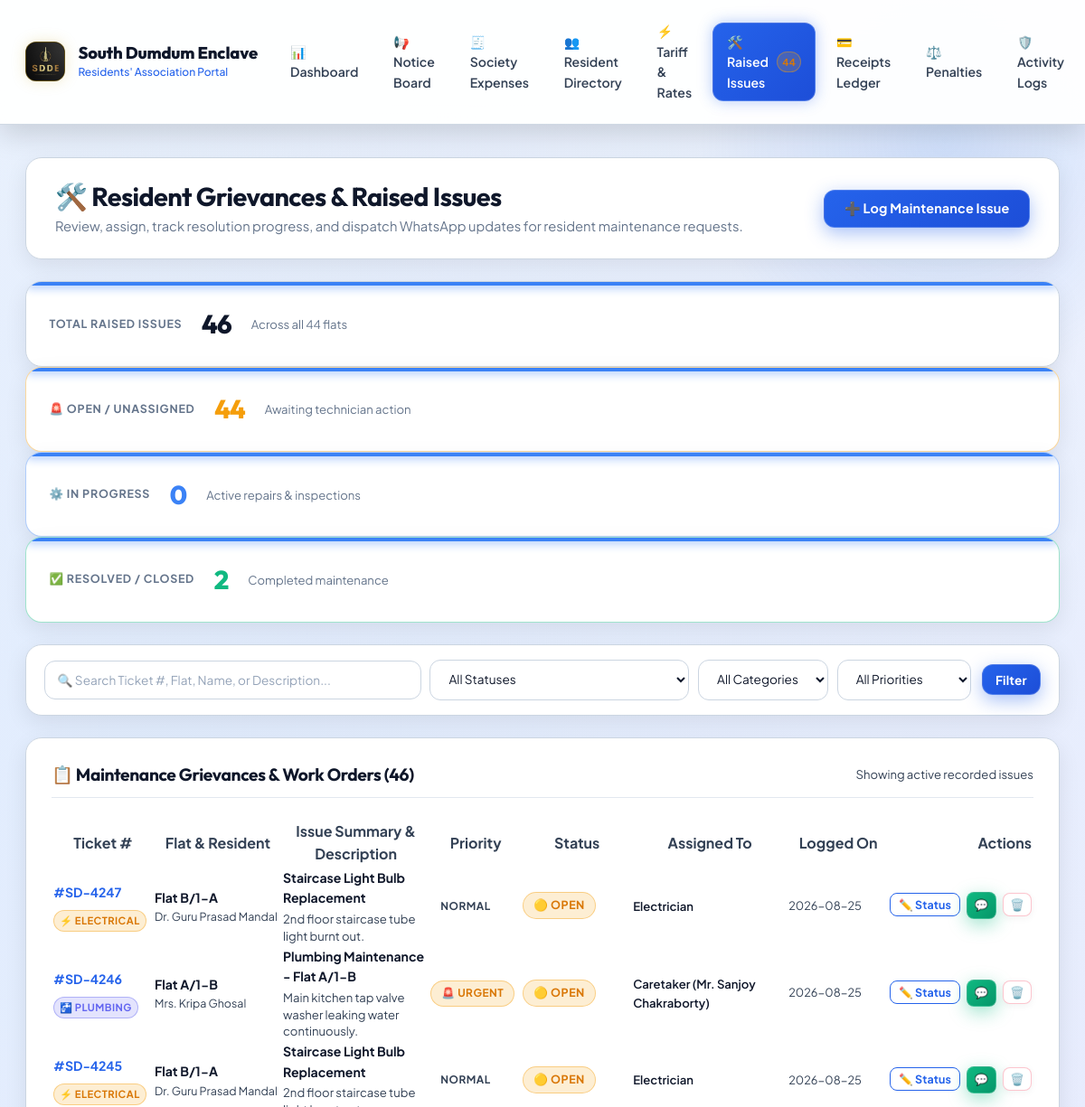
Before: /admin/issues (signed in, upper part) with the older database file.
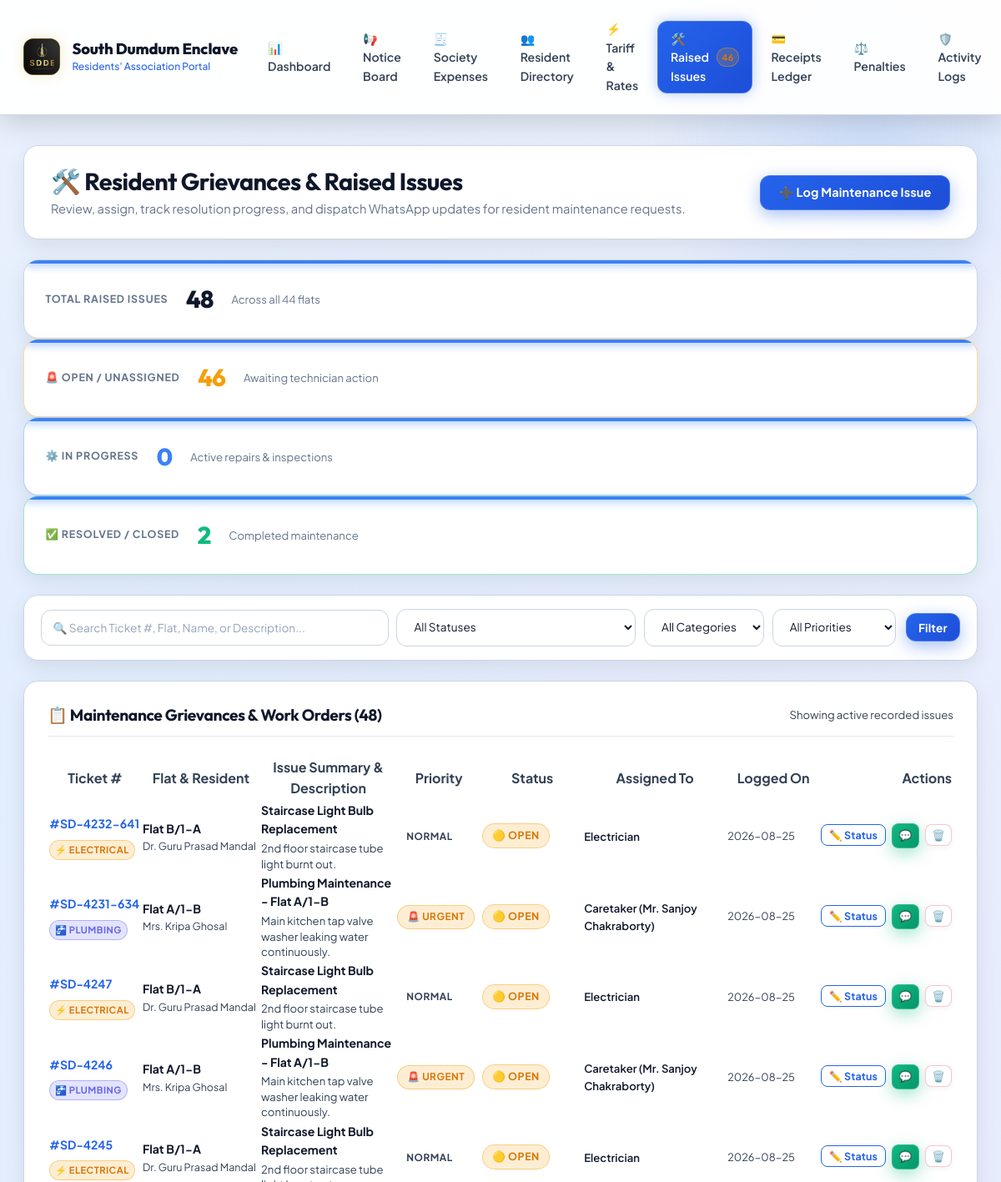
After: the same page with the newer database file.
### tables this page shows
CREATE TABLE tbl_helpdesk_tickets (
                id INTEGER PRIMARY KEY AUTOINCREMENT,
                ticket_number TEXT NOT NULL UNIQUE,
                flat_no TEXT NOT NULL,
                resident_name TEXT NOT NULL,
                category TEXT NOT NULL DEFAULT 'Other',
                title TEXT NOT NULL,
                description TEXT NOT NULL,
                priority TEXT NOT NULL DEFAULT 'Normal',
                status TEXT NOT NULL DEFAULT 'OPEN',
                assigned_to TEXT DEFAULT 'Caretaker (Mr. Sanjoy Chakraborty)',
                admin_notes TEXT DEFAULT NULL,
                created_at TIMESTAMP DEFAULT CURRENT_TIMESTAMP,
                updated_at TIMESTAMP DEFAULT CURRENT_TIMESTAMP
            );

### app.py (the view, shortened to what this page needs)
@app.route('/admin/tickets', methods=['GET', 'POST'])
@app.route('/admin/helpdesk', methods=['GET', 'POST'])
@app.route('/admin/issues', methods=['GET', 'POST'])
@roles_required('super_admin', 'billing_admin', 'president', 'secretary', 'treasurer', 'caretaker')
def admin_issues():
    user = session.get('user', {})
    status_filter = request.args.get('status', '').strip().upper()
    category_filter = request.args.get('category', '').strip()
    priority_filter = request.args.get('priority', '').strip()
    search_q = request.args.get('q', '').strip()
    query = "SELECT * FROM tbl_helpdesk_tickets WHERE 1=1"
    params = []
    if status_filter:
        if status_filter == 'PENDING':
            query += " AND status NOT IN ('RESOLVED', 'CLOSED')"
        else:
            query += " AND status = %s"
            params.append(status_filter)
    if category_filter:
        query += " AND LOWER(category) = LOWER(%s)"
        params.append(category_filter)
    if priority_filter:
        query += " AND LOWER(priority) = LOWER(%s)"
        params.append(priority_filter)
    if search_q:
        query += " AND (ticket_number LIKE %s OR flat_no LIKE %s OR resident_name LIKE %s OR title LIKE %s OR description LIKE %s OR assigned_to LIKE %s)"
        params.extend([f"%{search_q}%", f"%{search_q}%", f"%{search_q}%", f"%{search_q}%", f"%{search_q}%", f"%{search_q}%"])
    query += " ORDER BY CASE WHEN status = 'OPEN' THEN 1 WHEN status = 'ASSIGNED' THEN 2 WHEN status = 'IN_PROGRESS' THEN 3 ELSE 4 END, id DESC"
    tickets = query_db(query, params) or []
    all_members = query_db("SELECT flat_no, member_name FROM tbl_membership ORDER BY flat_no") or []
    all_t = query_db("SELECT status, priority FROM tbl_helpdesk_tickets") or []
    total_tickets_count = len(all_t)
    open_tickets_count = sum(1 for t in all_t if t.get('status') in ('OPEN', 'ASSIGNED'))
    inprogress_tickets_count = sum(1 for t in all_t if t.get('status') == 'IN_PROGRESS')
    resolved_tickets_count = sum(1 for t in all_t if t.get('status') in ('RESOLVED', 'CLOSED'))
    urgent_tickets_count = sum(1 for t in all_t if str(t.get('priority')).lower() in ('urgent', 'emergency'))
    return render_template(
        'admin_issues.html',
        tickets=tickets,
        all_members=all_members,
        total_tickets_count=total_tickets_count,
        open_tickets_count=open_tickets_count,
        inprogress_tickets_count=inprogress_tickets_count,
        resolved_tickets_count=resolved_tickets_count,
        urgent_tickets_count=urgent_tickets_count,
        status_filter=status_filter,
        category_filter=category_filter,
        priority_filter=priority_filter,
        search_q=search_q
    )

### templates/admin_issues.html (shortened to what this page needs)
{% extends 'base.html' %}
{% block content %}
<div class="page-header" style="display: flex; justify-content: space-between; align-items: center; flex-wrap: wrap; gap: 1rem; margin-bottom: 1.5rem;">
    <div class="page-header-title">
        <h2>🛠️ Resident Grievances &amp; Raised Issues</h2>
        <p>Review, assign, track resolution progress, and dispatch WhatsApp updates for resident maintenance requests.</p>
    </div>
    <div style="display: flex; gap: 0.5rem; flex-wrap: wrap;">
        <button type="button" class="btn btn-primary" onclick="document.getElementById('logIssueModal').classList.add('active'); document.body.style.overflow = 'hidden';">
            ➕ Log Maintenance Issue
        </button>
    </div>
</div>
<div class="stats-grid" style="grid-template-columns: repeat(auto-fit, minmax(200px, 1fr)); gap: 1rem; margin-bottom: 1.5rem;">
    <div class="stat-card">
        <div class="stat-label">Total Raised Issues</div>
        <div class="stat-value text-main">{{ total_tickets_count }}</div>
        <div class="stat-sub">Across all 44 flats</div>
    </div>
    <div class="stat-card" style="border-color: rgba(245, 158, 11, 0.4);">
        <div class="stat-label">🚨 Open / Unassigned</div>
        <div class="stat-value" style="color: #f59e0b;">{{ open_tickets_count }}</div>
        <div class="stat-sub">Awaiting technician action</div>
    </div>
    <div class="stat-card" style="border-color: rgba(59, 130, 246, 0.4);">
        <div class="stat-label">⚙️ In Progress</div>
        <div class="stat-value" style="color: #3b82f6;">{{ inprogress_tickets_count }}</div>
        <div class="stat-sub">Active repairs &amp; inspections</div>
    </div>
    <div class="stat-card" style="border-color: rgba(16, 185, 129, 0.4);">
        <div class="stat-label">✅ Resolved / Closed</div>
        <div class="stat-value" style="color: #10b981;">{{ resolved_tickets_count }}</div>
        <div class="stat-sub">Completed maintenance</div>
    </div>
</div>
<div class="card" style="margin-bottom: 1.5rem; padding: 1rem 1.25rem;">
    <form method="GET" action="{{ url_for('admin_issues') }}" style="display: flex; flex-wrap: wrap; gap: 0.75rem; align-items: center; justify-content: space-between;">
        <div style="display: flex; flex-wrap: wrap; gap: 0.6rem; align-items: center; flex: 1; min-width: 280px;">
            <div style="position: relative; flex: 1; min-width: 200px;">
                <input type="text" name="q" value="{{ search_q }}" class="form-control" placeholder="🔍 Search Ticket #, Flat, Name, or Description..." style="padding-left: 0.85rem; font-size: 0.85rem;">
            </div>
            <select name="status" class="form-control" style="width: auto; min-width: 140px; font-size: 0.85rem;" onchange="this.form.submit()">
                <option value="">All Statuses</option>
            </select>
            <select name="category" class="form-control" style="width: auto; min-width: 140px; font-size: 0.85rem;" onchange="this.form.submit()">
                <option value="">All Categories</option>
            </select>
            <select name="priority" class="form-control" style="width: auto; min-width: 130px; font-size: 0.85rem;" onchange="this.form.submit()">
                <option value="">All Priorities</option>
            </select>
        </div>
        <div style="display: flex; gap: 0.5rem;">
            <button type="submit" class="btn btn-primary" style="padding: 0.45rem 0.9rem; font-size: 0.85rem;">Filter</button>
        </div>
    </form>
</div>
<div class="card">
    <div class="card-header" style="display: flex; justify-content: space-between; align-items: center;">
        <h3 class="card-title">📋 Maintenance Grievances &amp; Work Orders ({{ tickets|length }})</h3>
        <span class="text-secondary" style="font-size: 0.82rem;">Showing active recorded issues</span>
    </div>
    {% if tickets %}
    <div class="table-responsive">
        <table class="table">
            <thead>
                <tr>
                    <th style="width: 110px;">Ticket #</th>
                    <th style="width: 130px;">Flat &amp; Resident</th>
                    <th>Issue Summary &amp; Description</th>
                    <th style="width: 100px;">Priority</th>
                    <th style="width: 120px;">Status</th>
                    <th style="width: 170px;">Assigned To</th>
                    <th style="width: 110px;">Logged On</th>
                    <th style="width: 130px; text-align: right;">Actions</th>
                </tr>
            </thead>
            <tbody>
                {% for t in tickets %}
                <tr>
                    <td>
                        <strong class="text-highlight-blue" style="font-size: 0.88rem;">#{{ t.ticket_number }}</strong>
                        <div style="margin-top: 0.25rem;">
                            {% if t.category == 'Plumbing' %}
                            <span class="badge badge-info" style="font-size: 0.7rem; padding: 2px 6px;">🚰 Plumbing</span>
                            {% elif t.category == 'Electrical' %}
                            <span class="badge badge-warning" style="font-size: 0.7rem; padding: 2px 6px;">⚡ Electrical</span>
                            {% elif t.category == 'Lift' %}
                            <span class="badge badge-primary" style="font-size: 0.7rem; padding: 2px 6px;">🛗 Lift</span>
                            {% elif t.category == 'Cleaning' %}
                            <span class="badge badge-success" style="font-size: 0.7rem; padding: 2px 6px;">🧹 Cleaning</span>
                            {% elif t.category == 'Security' %}
                            <span class="badge badge-danger" style="font-size: 0.7rem; padding: 2px 6px;">🛡️ Security</span>
                            {% else %}
                            <span class="badge badge-secondary" style="font-size: 0.7rem; padding: 2px 6px;">📌 {{ t.category }}</span>
                            {% endif %}
                        </div>
                    </td>
                    <td>
                        <strong class="text-main" style="font-size: 0.88rem;">Flat {{ t.flat_no }}</strong>
                        <div class="text-secondary" style="font-size: 0.78rem; max-width: 140px; white-space: nowrap; overflow: hidden; text-overflow: ellipsis;" title="{{ t.resident_name }}">
                            {{ t.resident_name }}
                        </div>
                    </td>
                    <td>
                        <div style="font-weight: 700; color: var(--text-main); font-size: 0.88rem; margin-bottom: 0.2rem;">
                            {{ t.title }}
                        </div>
                        <div style="font-size: 0.82rem; color: var(--text-secondary); line-height: 1.4; max-width: 380px;">
                            {{ t.description }}
                        </div>
                    </td>
                    <td>
                        {% if t.priority == 'Emergency' %}
                        <span class="badge badge-danger" style="font-weight: 800; font-size: 0.74rem;">🔥 Emergency</span>
                        {% elif t.priority == 'Urgent' %}
                        <span class="badge badge-warning" style="font-weight: 700; font-size: 0.74rem;">🚨 Urgent</span>
                        {% else %}
                        <span class="badge badge-secondary" style="font-size: 0.74rem;">Normal</span>
                        {% endif %}
                    </td>
                    <td>
                        {% if t.status == 'OPEN' %}
                        <span class="badge badge-warning" style="font-size: 0.78rem; font-weight: 700;">🟡 Open</span>
                        {% elif t.status == 'ASSIGNED' %}
                        <span class="badge badge-info" style="font-size: 0.78rem; font-weight: 700;">🔵 Assigned</span>
                        {% elif t.status == 'IN_PROGRESS' %}
                        <span class="badge badge-primary" style="font-size: 0.78rem; font-weight: 700;">⚙️ In Progress</span>
                        {% elif t.status == 'RESOLVED' %}
                        <span class="badge badge-success" style="font-size: 0.78rem; font-weight: 700;">✅ Resolved</span>
                        {% elif t.status == 'CLOSED' %}
                        <span class="badge badge-secondary" style="font-size: 0.78rem; font-weight: 700;">🔒 Closed</span>
                        {% else %}
                        <span class="badge badge-secondary" style="font-size: 0.78rem;">{{ t.status }}</span>
                        {% endif %}
                    </td>
                    <td>
                        <div style="font-size: 0.82rem; color: var(--text-main); font-weight: 600;">
                            {{ t.assigned_to or 'Unassigned' }}
                        </div>
                    </td>
                    <td>
                        <div style="font-size: 0.8rem; color: var(--text-secondary);">
                            {{ (t.created_at|string)[:10] }}
                        </div>
                    </td>
                    <td style="text-align: right; white-space: nowrap;">
                        <button type="button" class="btn btn-sm btn-outline-primary" style="padding: 0.25rem 0.55rem; font-size: 0.78rem;"
                                data-id="{{ t.id }}"
                                data-ticket="{{ t.ticket_number }}"
                                data-flat="{{ t.flat_no }}"
                                data-status="{{ t.status }}"
                                data-assigned="{{ t.assigned_to or '' }}"
                                data-notes="{{ t.admin_notes or '' }}"
                                onclick="openUpdateTicketModalFromBtn(this)"
                                title="Update Status &amp; Assign Staff">
                            ✏️ Status
                        </button>
                        {% set wa_update_text = "*SDERA Helpdesk Update: Ticket #" ~ t.ticket_number ~ "*\n*Flat:* " ~ t.flat_no ~ "\n*Category:* " ~ t.category ~ "\n*Status:* " ~ t.status ~ "\n*Assigned To:* " ~ (t.assigned_to or 'Caretaker') ~ (("\n*Notes:* " ~ t.admin_notes) if t.admin_notes else "") ~ "\n\n_South Dumdum Enclave Residents\' Association_" %}
                        <a href="https://api.whatsapp.com/send?text={{ wa_update_text|urlencode }}" target="_blank" class="btn btn-sm btn-success" style="padding: 0.25rem 0.5rem; font-size: 0.78rem; margin-left: 0.25rem;" title="Send WhatsApp Update">
                            💬
                        </a>
                        <form method="POST" action="{{ url_for('admin_issues') }}" style="display: inline; margin-left: 0.25rem;" onsubmit="return confirm('Are you sure you want to delete Ticket #{{ t.ticket_number }}?')">
                            <button type="submit" class="btn btn-sm btn-secondary" style="padding: 0.25rem 0.45rem; font-size: 0.78rem; color: var(--rose-500); border-color: rgba(244,63,94,0.3);" title="Delete ticket">
                                🗑️
                            </button>
                        </form>
                    </td>
                </tr>
                {% endfor %}
            </tbody>
        </table>
    </div>
    {% endif %}
</div>
{% endblock %}

Changed rows visible on the page:
added tbl_helpdesk_tickets: ticket_number "SD-4232-641", category "⚡ ELECTRICAL", flat_no "B/1-A", resident_name "Dr. Guru Prasad Mandal", title "Staircase Light Bulb Replacement", description "2nd floor staircase tube light burnt out.", priority "NORMAL", status "🟡 OPEN", assigned_to "Electrician", created_at "2026-08-25"
added tbl_helpdesk_tickets: ticket_number "SD-4231-634", category "🚰 PLUMBING", flat_no "A/1-B", resident_name "Mrs. Kripa Ghosal", title "Plumbing Maintenance - Flat A/1-B", description "Main kitchen tap valve washer leaking water continuously.", priority "🚨 URGENT", status "🟡 OPEN", assigned_to "Caretaker (Mr. Sanjoy Chakraborty)", created_at "2026-08-25"
Other visible differences:
{{ open_issues_count }}: "44" → "46"
{{ total_tickets_count }}: "46" → "48"
{{ open_tickets_count }}: "44" → "46"
{{ tickets|length }}: "46" → "48"
